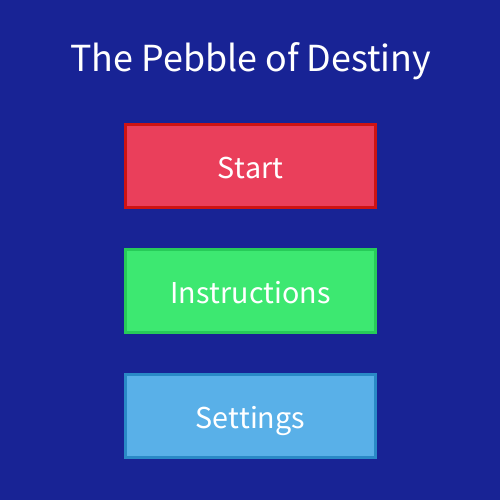
Frame 1 (no input)
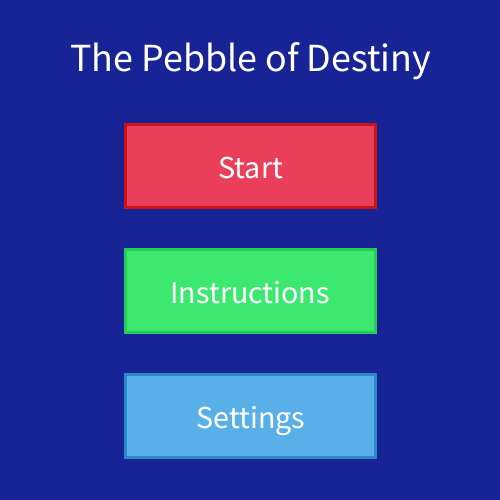
Frame 60 (the mouse pressed at the canvas centre just before this capture)
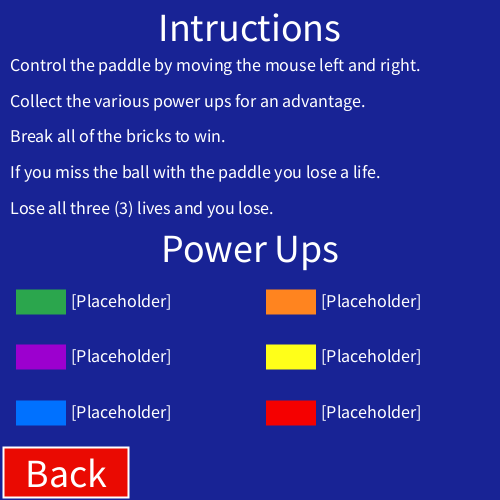
Frame 120 (the mouse held since frame 60 and released just before this capture)

The Processing sketch that drew these frames (run headless with seeded random() and noise(); from frame 60 on, the mouse is pressed at the canvas centre):

// Processing sketch: Breakout_V0009
// ── Breakout_V0009.pde
//Creates a 6x10 array to store brick values
int[][] bricks = {
  {1,1,1,1,1,1,1,1,1,1}, {1,1,1,1,1,1,1,1,1,1}, {1,1,1,1,1,1,1,1,1,1}, 
  {1,1,1,1,1,1,1,1,1,1}, {1,1,1,1,1,1,1,1,1,1}, {1,1,1,1,1,1,1,1,1,1}
};
//Global variables
//Main Game Variables
color backgroundColour = color(24,35,149);
color baseBrick = color(255);
float ballX = 0;
float ballY = 0;
int ballDX = -1; //States direction: -1 == Left, 1==Right, 0 == Stationary
int ballDY = -1; //States direction: -1 == Up, 1==Down, 0 == Stationary
boolean directionChange = false;
float ballSpeedY = 1;
float ballSpeedX = 1;
float speedIncrease = 0;
float speedGapClose = 1/2;
int ballRadius = 5;
int life = 3;
int lifeTimer = 0;
int lifeFade = 0;
float platformX = 0;
float platformSpeed = 1;
float platformWidth = 70;
int platformHeight = 10;
float ballEdgeX = 0;
float ballEdgeY = 0;
int sideLeft = 0;
int sideRight = 0;
int sideUp = 0;
int sideDown = 0;
float ballDxRand;
boolean hitPlatform = false;
boolean lifeLost = false;
int bricksExist = 0;
boolean powerupsEnabled = true;
boolean gameClick = false;
boolean endCard = false;

//Title Screen Variables
int gameState = 0;
float titleAdjust;
float titleStartX;
float titleStartY;
float titleStartWidth;
float titleStartHeight;
boolean titleClick = false;
float titleInstructX;
float titleInstructY;
float titleInstructWidth;
float titleInstructHeight;
float titleSettingsX;
float titleSettingsY;
float titleSettingsWidth;
float titleSettingsHeight;
float titleBackX;
float titleBackY;
float titleBackWidth;
float titleBackHeight;
color titleBack = color(234,10,2);
color titleBackHover = color(2,196,48);
color titleRed = color(234,63,91);
color titleDarkRed = color(206,19,19);
color titleGreen = color(61,232,113);
color titleDarkGreen = color(39,203,89);
color titleBlue = color (89,176,232);
color titleDarkBlue = color (42,137,198);
boolean startHover = false;
boolean instructHover = false;
boolean settingsHover = false;
boolean backHover = false;

//Brick Colours
color greenBrick = color(43,166,77);
color purpleBrick = color(156,0,207);
color blueBrick = color(0,113,255);
color orangeBrick = color(255,132,31);
color yellowBrick = color(255,255,25);
color redBrick = color(245,0,0);

void setup() {
  size(500,500);
  
  //Main Game Initialisation
  background(0);
  //noCursor();
  resetGame();
  frameRate(120);
  ballEdgeX = ballX;
  ballEdgeY = ballY;
  rectMode(CENTER);
  
  //Title Screen
  titleAdjust = width/6;
  titleStartX = width/2;
  titleStartY = height/6 + titleAdjust;
  titleStartWidth = titleStartX;
  titleStartHeight = height/6;
  titleInstructX = titleStartX;
  titleInstructY = 5*height/12 + titleAdjust;
  titleInstructWidth = titleStartWidth;
  titleInstructHeight = titleStartHeight;
  titleSettingsX = titleStartX;
  titleSettingsY = 4*height/6 + titleAdjust;
  titleSettingsWidth = titleStartWidth;
  titleSettingsHeight = titleStartHeight;
  titleBackWidth = width/4;
  titleBackHeight = height/10;
  titleBackX = titleBackWidth/2+3;
  titleBackY = height-titleBackHeight/2-3;
  
  //Instructions Screen
  
  
  //Settings Screen
  
}

void draw() {
  //Reset to default state to account for existing code
  background(backgroundColour);
  strokeWeight(5);
  stroke(backgroundColour);
  textAlign(BASELINE);
  rectMode(CENTER);
  
  //Title Screen***********************************
  if (gameState == 0) {
    //Set states for title screen
    strokeWeight(3);
    textAlign(CENTER);
    textSize(32);
    
    //Draw Start Button
    if (titleButtonCheck(titleStartX,titleStartY,titleStartWidth,titleStartHeight) == true) {
      fill(titleDarkRed);
      stroke(titleRed);
      startHover = true;
    } else {
      fill(titleRed);
      stroke(titleDarkRed);
      startHover = false;
    }
    rect(titleStartX, titleStartY, titleStartWidth, titleStartHeight);
    
    //Draw Instructions Button
    if (titleButtonCheck(titleInstructX,titleInstructY,titleInstructWidth,titleInstructHeight) == true) {
      fill(titleDarkGreen);
      stroke(titleGreen);
      instructHover = true;
    } else {
      fill(titleGreen);
      stroke(titleDarkGreen);
      instructHover = false;
    }
    rect(titleInstructX, titleInstructY, titleInstructWidth, titleInstructHeight);
    
    //Draw Settings Button
    if (titleButtonCheck(titleSettingsX,titleSettingsY,titleSettingsWidth,titleSettingsHeight) == true) {
      fill(titleDarkBlue);
      stroke(titleBlue);
      settingsHover = true;
    } else {
      fill(titleBlue);
      stroke(titleDarkBlue);
      settingsHover = false;
    }
    rect(titleSettingsX, titleSettingsY, titleSettingsWidth, titleSettingsHeight);
    
    //Change to game if a title button is clicked
    if ((titleClick==true) && (startHover == true)) {
      gameState = 1;
      titleClick = false;
    } 
    if ((titleClick==true) && (instructHover == true)) {
      gameState = 2;
      titleClick = false;
    }
    if ((titleClick==true) && (settingsHover == true)) {
      gameState = 3;
      titleClick = false;
    }
    fill(255);
    text("Start", titleStartX, titleStartY + titleStartHeight/7);
    text("Instructions", titleInstructX, titleInstructY + titleInstructHeight/7);
    text("Settings", titleSettingsX, titleSettingsY + titleSettingsHeight/7);
    
    
    //Game Name
    textSize(40);
    textAlign(CENTER);
    text("The Pebble of Destiny",width/2,height/7);
  } 
  
  
  //Instructions Page******************************************
  else if (gameState == 2) {
    backButton();
    
    //Titles
    textAlign(CENTER);
    textSize(40);
    text("Intructions",width/2,height/12);
    text("Power Ups",width/2,6*height/12+height/40);
       
    //Instructional Text
    textAlign(BASELINE);
    textSize(18);
    text("Control the paddle by moving the mouse left and right.", width/50, 2*height/14);
    text("Break all of the bricks to win.", width/50, 4*height/14);
    text("Collect the various power ups for an advantage.", width/50, 3*height/14);
    text("If you miss the ball with the paddle you lose a life.", width/50, 5*height/14);
    text("Lose all three (3) lives and you lose.", width/50, 6*height/14);
    
    //Powerup Text******************************************************************************************
    text("[Placeholder]",width/7,59*height/96);
    text("[Placeholder]",width/7,59*height/96+height/9);
    text("[Placeholder]",width/7,59*height/96+2*height/9);
    text("[Placeholder]",width/7+width/2,59*height/96);
    text("[Placeholder]",width/7+width/2,59*height/96+height/9);
    text("[Placeholder]",width/7+width/2,59*height/96+2*height/9);
    
    //Draw Powerup squares
    for (int i = 0; i < 2; i++) {
      for (int j = 0; j < 3; j++) {
        //Determine colours of the squares
        if (i == 0 && j == 0) {
          fill(greenBrick);
        } else if (i == 0 && j == 1) {
          fill(purpleBrick);
        } else if (i == 0 && j == 2) {
          fill(blueBrick);
        } else if (i == 1 && j == 0) {
          fill(orangeBrick);
        } else if (i == 1 && j == 1) {
          fill(yellowBrick);
        } else if (i == 1 && j == 2) {
          fill(redBrick);
        }
        noStroke();
        rect(width/12+i*width/2,29*height/48+j*height/9,width/10,height/20);
      }
    }
  } 
  
  
  //Settings Page**********************************************
  else if (gameState == 3) {
    backButton();
    
    
    
  }
  
  
  //Main Game**************************
  else if (gameState == 1) {
    
    checkGameState();
      
    //Ball Location Changes
    if (ballDX == -1) {
      ballX -= ballSpeedX;
    } else if (ballDX == 1) {
      ballX += ballSpeedX;
    } 
    if (ballDY == -1) {
      ballY -= ballSpeedY;
    } else if (ballDY == 1) {
      ballY += ballSpeedY;
    } 
    
    //Window Edge Direction Changes
    if (ballEdgeX <= 0) {
      ballDX = 1;
    } else if (ballEdgeX >= width) {
      ballDX = -1;
    } 
    if (ballEdgeY <= 0) {
      ballDY = 1;
    } else if ((ballY >= height+ballSpeedY*120) && endCard == false) {
      //Will reset the game 2 seconds after the ball has gone off screen
      resetGame();
      life -= 1;
    } else if ((ballEdgeY >= height) && (endCard == true)) {
      ballRebound();
    }
    
    //Displays remaining lives for 7 seconds unless the endcard is enabled
    if (endCard == false) {
      if (lifeTimer > 0) {
        fill(255,255,255,240-lifeFade);
        textSize(19);
        text("Life: " + life, 5, 20);
        fill(255);
        lifeTimer -= 1;
        //Fades the text out after 5 seconds, over 2 seconds
        if (lifeTimer != 0 && lifeTimer < 240) {
          lifeFade++;
        }
        //Resets timer state
        if (lifeTimer == 0) {
          lifeLost = false;
          lifeFade = 0;
        }
      }
    }
      
    //Locks platform within the view window
    if (abs(mouseX - platformX) > 0.1) {
      platformX = platformX + (mouseX - platformX) * platformSpeed;
    }
    platformX = constrain(platformX, platformWidth/2, width-platformWidth/2);
    
    //Draw platform unless the endcard is enabled
    if (endCard == false) {
      noStroke();
      rect(platformX, 9*height/10, platformWidth, platformHeight);
      stroke(backgroundColour);
    
      //Check for hitting platform
      if (ballEdgeY-ballSpeedY >= height/500+9*height/10 - platformHeight && ballEdgeY <= height/500+9*height/10 + platformHeight 
      && ballEdgeX >= platformX - platformWidth/2 && ballEdgeX <= platformX + platformWidth/2) {
        ballRebound();
        hitPlatform = false;//********************CHECK THIS IF NEEDED**************************
      }
    }
    
    //Forces average ball speed to increase
    if (endCard == false) {
      ballSpeedIncreaseRate();
    }
    
    //Calculating the ball edge location
    if (ballDX == -1) {
      ballEdgeX = ballX - ballRadius;
    } else if (ballDX == 1) {
      ballEdgeX = ballX + ballRadius;
    } if (ballDY == -1) {
      ballEdgeY = ballY - ballRadius;
    } else if (ballDY == 1) {
      ballEdgeY = ballY + ballRadius;
    }
    
    //Draw Bricks
    fill(255);
    //X-axis bricks
    for (int i = 0; i < bricks[0].length; i++) {
      //Y-axis bricks
      for (int j = 0; j < bricks.length; j++) {
        
        //Check if the brick is in play
        if (ballEdgeY <= (j+1)*height/20+height/13 && ballEdgeY >= j*height/20+height/13 
        && ballEdgeX >= i*width/10 && ballEdgeX <= (i+1)*width/10 && bricks[j][i] >= 1) {
          //Check Powers Here**********************************************************************************
          
          bricks[j][i] = 0;
          //Check which way it is approaching from
          if (sideDown == 1) {
            ballDY = 1;
            sideDown = 0;
          } else if (sideUp == 1) {
            ballDY = -1;
            sideUp = 0;
          } else if (sideLeft == 1) {
            ballDX = -1;
            sideLeft = 0;
          } else if (sideRight == 1) {
            ballDX = 1;
            sideRight = 0;
          }        
        }
        
        //Draw brick if it is in play
        if (bricks[j][i] >= 1) {
          createBrick(bricks[j][i],i,j);
        }
        
      }
      
    }
    
    //Checks 1 frame head to see if ball will hit a brick
    for (int i = 0; i < bricks[0].length; i++) {
      for (int j = 0; j < bricks.length; j++) {
        //Check if hitting side of a brick
        if(bricks[j][i] >= 1) {
          if (ballDX == -1) {
            if (nextFrameCheck("RIGHT",j,i) == true) {
              sideRight = 1;
            }
          } else if (ballDX == 1) {
              if (nextFrameCheck("LEFT",j,i) == true) {
                sideLeft = 1;
            }
          } 
          if (ballDY == -1) {
              if (nextFrameCheck("DOWN",j,i) == true) {
                sideDown = 1;
            }
          } else if (ballDY == 1) {
              if (nextFrameCheck("UP",j,i) == true) {
                sideUp = 1;
            }
          }
        }
      }
    }
      
    //Draw Ball
    noStroke();
    if (endCard == false) {
      fill(255);
    } else {
      fill(255,255,255,100);
    }
    ellipse(ballX,ballY,2*ballRadius,2*ballRadius);
    stroke(0);
  }
}

//Checks if the game has been won or lost
void checkGameState() {
  
  //Checks losing Conditions
  if (life < 0) {
    powerupsEnabled = false;
    endCard = true;
    if (life == -1) {
      resetGame();
      life -= 1;
    }
    fill(255);
    textAlign(CENTER);
    text("You Lose",width/2,height/2);
    text("Click to return to the title screen",width/2,height/2+height/12);
    textAlign(BASELINE);
    
    if (gameClick == true) {
      gameState = 0;
      life = 3;
      powerupsEnabled = true;
      endCard = false;
      resetGame();
    }
  }
  
  //Checks Winning Conditions
  bricksExist = 0;
  
  for (int i = 0; i < bricks[0].length; i++) {
    for (int j = 0; j < bricks.length; j++) {
      if (bricks[j][i] != 0) {
        bricksExist = 1;
      }
    }
  }
  
  if(bricksExist == 0) {
    //winning Event*******************************************************
    
  }
}

//Resets the active game state
void resetGame() {
  
  if (powerupsEnabled == true) {
    assignPower();
  } else {
    assignBricks(endCard);
  }
  
  ballX = width/2;
  ballY = 9*height/10;
  ballDX = DxRand();
  ballDY = -1;
  speedIncrease = 0;
  speedGapClose = 0;
  if (endCard == false) {
    ballSpeedX = random(1/2,2);
    ballSpeedY = random(3/4,2);
  } else if (endCard == true) {
    ballSpeedX = random(2,3);
    ballSpeedY = random(2,3);
  }
  lifeTimer = 840;
  lifeFade = 0;
}

void assignBricks(boolean trans) {
  //Set all bricks to exist
  //X-axis bricks
  for (int i = 0; i < bricks[0].length; i++) {
    //Y-axis bricks
    for (int j = 0; j < bricks.length; j++) {
      
      if (trans == false) {
        bricks[j][i] = 1;
      } else {
        bricks[j][i] = 8;
      }
            
    }
  }
}

void assignPower() {
  assignBricks(false);
  
  //Generates random brick location, checks if it is normal, then assigns a power
  for (int p = 2; p < 8; p++) {
    int xLocal = randomBrick('x');
    int yLocal = randomBrick('y');
    while (bricks[yLocal][xLocal] != 1) {
      xLocal = randomBrick('x');
      yLocal = randomBrick('y');
    }
    bricks[yLocal][xLocal] = p;
  }
  
}

int randomBrick(char direction) {
  int count = 0;
  if(direction == 'x') {
    //Selects random X brick, bounded to the existing bricks
    count = int(random(0,10));
    while(count < 0 || count > 9) {
      count = int(random(0,10));
    }
  } else if(direction == 'y') {
    //Selects random y brick, bounded to the existing bricks
    count = int(random(0,6));
    while(count < 0 || count > 5) {
      count = int(random(0,6));
    }
  } else {
    //Error if x or y are not selected
    println("Error: randomBrick function used incorrectly");
  }
  return count;
}

//Used for creating the 6x10 grid of bricks, can only be used in a for loop
void createBrick(int colour, int xRel, int yRel) {
  if (colour == 1) {
    fill(baseBrick);
  } else if (colour == 2) {
    fill(greenBrick);
  } else if (colour == 3) {
    fill(purpleBrick);
  } else if (colour == 4) {
    fill(blueBrick);
  } else if (colour == 5) {
    fill(orangeBrick);
  } else if (colour == 6) {
    fill(yellowBrick);
  } else if (colour == 7) {
    fill(redBrick);
  } else if (colour == 8) {
    fill (255,255,255,100);
  } else {
    text("Error",xRel*width/10+width/20,yRel*height/20+height/10);
  }
  rect(xRel*width/10+width/20,yRel*height/20+height/10,width/10,height/20);
  
}

//Increases ball average ball speed at rate of 1 pixel per 42 seconds
void ballSpeedIncreaseRate() {
  if (speedIncrease <= 3) {
    speedIncrease += 0.0002;
  }
  if (speedGapClose <= 1) {
    speedGapClose += 0.0001;
  }
}

//Generates a random speed for the ball
float randomSpeed() {
  float speed = random(0.5 + speedGapClose + speedIncrease, 2 + speedIncrease);
  return speed;
}

//For rebounding the ball randomly from the bottom of the screen/platform
void ballRebound() {
  ballDY = -1;
  ballDX = DxRand();
  ballSpeedX = randomSpeed();
  ballSpeedY = randomSpeed();
}

//Randomises the direction of the ball in the x direction
int DxRand() {
  //Randomly selects -1 or 1
  for (int i=0; i<1; i++) {
    ballDxRand = (float)random(-1, 1);
    if (ballDxRand <0) {
      ballDxRand = -1;
    } else if 
      (ballDxRand > 0) {
      ballDxRand = 1;
    }
    //Re-randomises the choice if it is not -1 or 1
    while (ballDxRand==0) {
      for (int j=0; j<10; j++) {
        ballDxRand= (float)random(-1, 1);
        if (ballDxRand <0) {
          ballDxRand=-1;
        } else if 
          (ballDxRand>0) {
          ballDxRand=1;
        }
      }
     
    }
  }
  return int(ballDxRand);
}

//This must be used inside a for loop
boolean nextFrameCheck(String direction, int j, int i) {
  boolean checker = false;
  //Checks if hitting left or right side of bricks
  if (direction == "LEFT" || direction == "RIGHT") {  
    if (ballEdgeY <= (j+1)*height/20+height/13 && ballEdgeY >= j*height/20+height/13) {
      if (direction == "RIGHT" && ballEdgeX-ballSpeedX >= i*width/10 && ballEdgeX-ballSpeedX <= (i+1)*width/10) {
        checker = true;
      } else if(direction == "LEFT" && ballEdgeX+ballSpeedX >= i*width/10 && ballEdgeX+ballSpeedX <= (i+1)*width/10) {
        checker = true;
      }
    }
    //Check is hitting the top or bottom of the brick
  } else if (direction == "UP" || direction == "DOWN") {
    if (ballEdgeX >= i*width/10 && ballEdgeX <= (i+1)*width/10) {
      if (direction == "DOWN" && ballEdgeY-ballSpeedY <= (j+1)*height/20+height/13 && ballEdgeY+ballSpeedY >= j*height/20+height/13) {
        checker = true;
      } else if (direction == "UP" && ballEdgeY-ballSpeedY <= (j+1)*height/20+height/13 && ballEdgeY+ballSpeedY >= j*height/20+height/13) {
        checker = true;
      }
    }
  } else {
    println("frameCheck used incorrectly");
  }
  return checker;
}

void backButton() {
  strokeWeight(2); 
  
  //Back button
  if (titleButtonCheck(titleBackX,titleBackY,titleBackWidth,titleBackHeight) == true) {
    fill(titleBackHover);
    stroke(255);
    backHover = true;
  } else {
    fill(titleBack);
    stroke(255);
    backHover = false;
  }
  rect(titleBackX, titleBackY, titleBackWidth, titleBackHeight);
  
  if ((titleClick==true) && (backHover == true)) {
    gameState = 0;
    titleClick = false;
  }
  
  //Back Text
  textSize(40);
  textAlign(CENTER);
  fill(255);
  text("Back",titleBackX, titleBackY+height/32);
}

boolean titleButtonCheck(float X,float Y,float W,float H) {
  boolean hover = false;
  if ((mouseX>X-W/2) && (mouseX<X+W/2) && (mouseY>Y-H/2) && (mouseY<(Y+H/2))) {
    hover = true;
  }
  return hover;
}

//checks if the mouse has been clicked on the title screens
void mousePressed() {
  if (gameState != 1) {
    titleClick = true;
  } else if (gameState == 1) {
    gameClick = true;
  }
}

void mouseReleased() {
  titleClick = false;
  gameClick = false;
}
